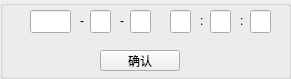
<?xml version="1.0" encoding="UTF-8"?>
<ui version="4.0">
 <class>SetTime</class>
 <widget class="QGroupBox" name="SetTime">
  <property name="geometry">
   <rect>
    <x>0</x>
    <y>0</y>
    <width>291</width>
    <height>79</height>
   </rect>
  </property>
  <property name="windowTitle">
   <string>GroupBox</string>
  </property>
  <widget class="QLabel" name="label">
   <property name="geometry">
    <rect>
     <x>80</x>
     <y>10</y>
     <width>16</width>
     <height>21</height>
    </rect>
   </property>
   <property name="text">
    <string>-</string>
   </property>
  </widget>
  <widget class="QLineEdit" name="lineEdit">
   <property name="geometry">
    <rect>
     <x>30</x>
     <y>10</y>
     <width>41</width>
     <height>23</height>
    </rect>
   </property>
  </widget>
  <widget class="QLineEdit" name="lineEdit_2">
   <property name="geometry">
    <rect>
     <x>90</x>
     <y>10</y>
     <width>21</width>
     <height>23</height>
    </rect>
   </property>
  </widget>
  <widget class="QLabel" name="label_2">
   <property name="geometry">
    <rect>
     <x>120</x>
     <y>10</y>
     <width>16</width>
     <height>21</height>
    </rect>
   </property>
   <property name="text">
    <string>-</string>
   </property>
  </widget>
  <widget class="QLineEdit" name="lineEdit_3">
   <property name="geometry">
    <rect>
     <x>130</x>
     <y>10</y>
     <width>21</width>
     <height>23</height>
    </rect>
   </property>
  </widget>
  <widget class="QLineEdit" name="lineEdit_4">
   <property name="geometry">
    <rect>
     <x>170</x>
     <y>10</y>
     <width>21</width>
     <height>23</height>
    </rect>
   </property>
  </widget>
  <widget class="QLineEdit" name="lineEdit_5">
   <property name="geometry">
    <rect>
     <x>210</x>
     <y>10</y>
     <width>21</width>
     <height>23</height>
    </rect>
   </property>
  </widget>
  <widget class="QLineEdit" name="lineEdit_6">
   <property name="geometry">
    <rect>
     <x>250</x>
     <y>10</y>
     <width>21</width>
     <height>23</height>
    </rect>
   </property>
  </widget>
  <widget class="QLabel" name="label_3">
   <property name="geometry">
    <rect>
     <x>200</x>
     <y>10</y>
     <width>16</width>
     <height>21</height>
    </rect>
   </property>
   <property name="text">
    <string>:</string>
   </property>
  </widget>
  <widget class="QLabel" name="label_4">
   <property name="geometry">
    <rect>
     <x>240</x>
     <y>10</y>
     <width>16</width>
     <height>21</height>
    </rect>
   </property>
   <property name="text">
    <string>:</string>
   </property>
  </widget>
  <widget class="QPushButton" name="pushButton">
   <property name="geometry">
    <rect>
     <x>100</x>
     <y>50</y>
     <width>80</width>
     <height>21</height>
    </rect>
   </property>
   <property name="text">
    <string>确认</string>
   </property>
  </widget>
 </widget>
 <resources/>
 <connections/>
</ui>
